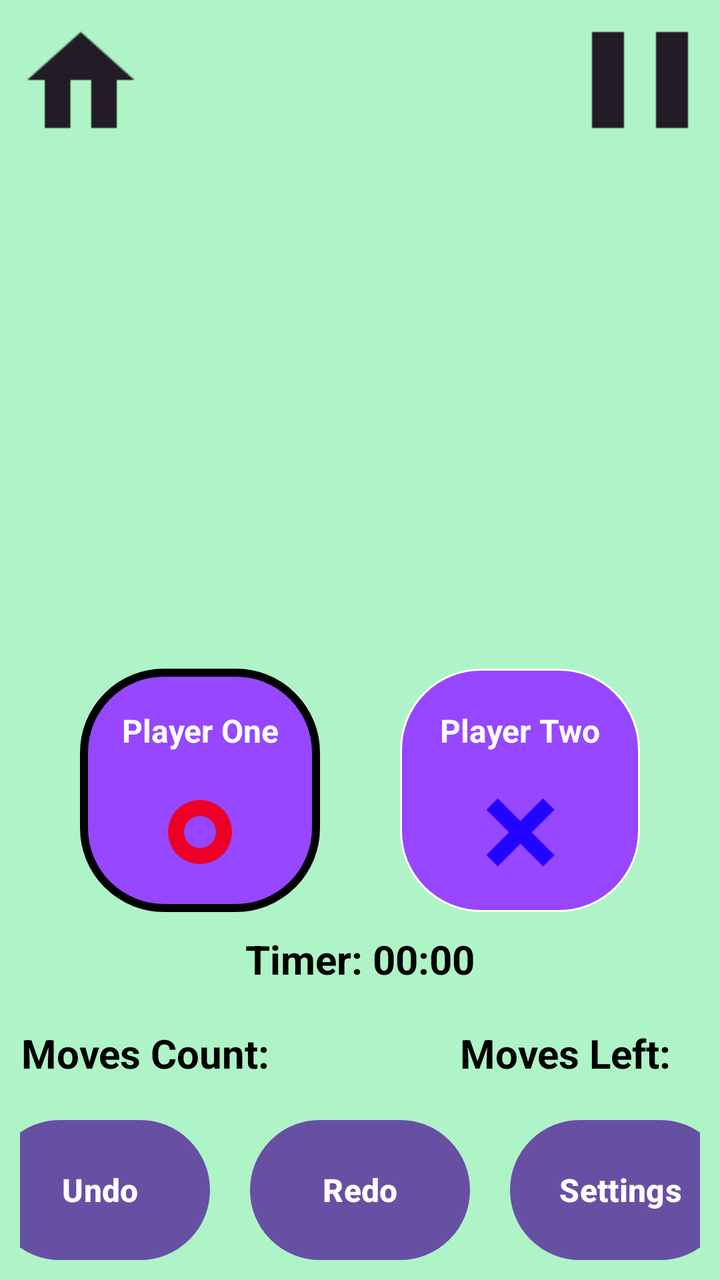
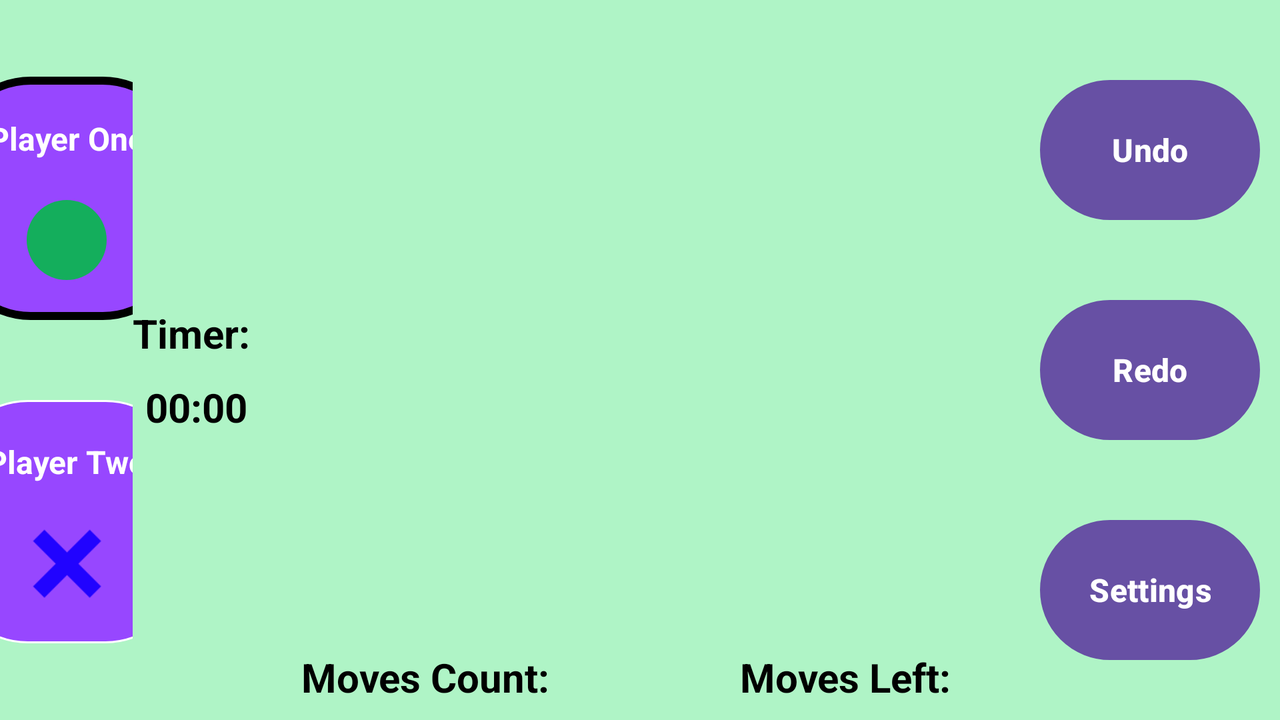

First picture: res/layout/ on a phone held upright. Second picture: the repository's own variant of that layout, on a device whose configuration matches the variant's folder. Source for both follows.
<!-- AndroidManifest.xml: application theme Theme.ScrollTute5prep -->
<!-- res/layout/fragment_game.xml -->
<?xml version="1.0" encoding="utf-8"?>
<RelativeLayout xmlns:android="http://schemas.android.com/apk/res/android"
    xmlns:tools="http://schemas.android.com/tools"
    android:layout_width="match_parent"
    android:layout_height="match_parent"
    tools:context=".game.InGameFragment"
    android:background="@color/green">

    <RelativeLayout
        android:layout_width="match_parent"
        android:layout_height="wrap_content"
        android:layout_alignParentTop="true"
        android:orientation="horizontal"
        android:layout_above="@id/playerIcons">

        <ImageView
            android:id="@+id/homeButton"
            android:layout_width="80dp"
            android:layout_height="80dp"
            android:src="@drawable/home_black"
            android:layout_alignParentLeft="true"/>

        <ImageView
            android:id="@+id/pauseButton"
            android:layout_width="80dp"
            android:layout_height="80dp"
            android:src="@drawable/pause_black"
            android:layout_alignParentRight="true"/>
    </RelativeLayout>

    
    <LinearLayout
        android:id="@+id/playerIcons"
        android:layout_above="@id/timerLayout"
        android:layout_width="match_parent"
        android:layout_height="wrap_content"
        android:gravity="center"
        android:orientation="horizontal">

        
        <LinearLayout
            android:id="@+id/playerOneLayout"
            android:layout_width="120dp"
            android:layout_height="wrap_content"
            android:orientation="vertical"
            android:background="@drawable/purple_button_red_border"
            android:gravity="center">

            <TextView

                android:id="@+id/playerOneName"
                android:layout_width="match_parent"
                android:layout_height="wrap_content"
                android:text="Player One"
                android:layout_marginTop="20dp"
                android:textColor="@color/white"
                android:textStyle="bold"
                android:textSize="16sp"
                android:gravity="center"/>
            <ImageView
                android:id="@+id/playerOneProfile"
                android:layout_gravity="center"
                android:layout_width="40dp"
                android:layout_height="40dp"
                android:src="@drawable/circle_marker_red"
                android:layout_marginTop="20dp"
                android:layout_marginBottom="20dp"/>
        </LinearLayout>

        
        <LinearLayout
            android:id="@+id/playerTwoLayout"
            android:layout_marginStart="40dp"
            android:layout_width="120dp"
            android:layout_height="wrap_content"
            android:orientation="vertical"
            android:background="@drawable/purple_button_white_border"
            android:gravity="center">

            <TextView
                android:id="@+id/playerTwoName"
                android:layout_width="match_parent"
                android:layout_height="wrap_content"
                android:text="Player Two"
                android:layout_marginTop="20dp"
                android:textColor="@color/white"
                android:textStyle="bold"
                android:textSize="16sp"
                android:gravity="center"/>

            <ImageView
                android:id="@+id/playerTwoProfile"
                android:layout_gravity="center"
                android:layout_width="40dp"
                android:layout_height="40dp"
                android:src="@drawable/cross_marker_blue"
                android:layout_marginTop="20dp"
                android:layout_marginBottom="20dp"/>
        </LinearLayout>

    </LinearLayout>

    
    <LinearLayout
        android:layout_above="@+id/board"
        android:id="@+id/timerLayout"
        android:layout_width="match_parent"
        android:layout_height="wrap_content"
        android:orientation="horizontal"
        android:gravity="center">

        <TextView
            android:layout_width="wrap_content"
            android:layout_height="match_parent"
            android:textSize="20sp"
            android:textStyle="bold"
            android:textColor="@color/black"
            android:gravity="center"
            android:text="Timer: "
            android:layout_marginTop="10dp"
            android:layout_marginBottom="10dp"/>

        <Chronometer
            android:id="@+id/timer"
            android:layout_width="wrap_content"
            android:layout_height="wrap_content"
            android:textSize="20sp"
            android:textStyle="bold"
            android:textColor="@color/black"
            android:gravity="center"
            android:layout_marginTop="10dp"
            android:layout_marginBottom="10dp"/>

    </LinearLayout>

    
    <LinearLayout
        android:id="@+id/board"
        android:layout_width="match_parent"
        android:layout_height="wrap_content"
        android:layout_marginStart="20dp"
        android:layout_marginEnd="20dp"
        android:orientation="vertical"
        android:background="@drawable/board"
        android:layout_above="@id/movesTexts">


    </LinearLayout>


    
    <LinearLayout
        android:id="@+id/movesTexts"
        android:layout_above="@id/bottomButtons"
        android:layout_width="match_parent"
        android:layout_height="wrap_content"
        android:gravity="center"
        android:orientation="horizontal"
        android:weightSum="2"
        android:layout_marginTop="10dp">

        <TextView
            android:id="@+id/movesCount"
            android:layout_width="170dp"
            android:layout_height="wrap_content"
            android:textSize="20sp"
            android:textStyle="bold"
            android:textColor="@color/black"
            android:text="Moves Count: "
            android:gravity="center"/>

        <TextView
            android:id="@+id/movesLeft"
            android:layout_width="170dp"
            android:layout_height="wrap_content"
            android:textSize="20sp"
            android:textStyle="bold"
            android:textColor="@color/black"
            android:layout_marginStart="40dp"
            android:text="Moves Left: "
            android:gravity="center"/>

    </LinearLayout>

    
    <LinearLayout
        android:id="@+id/bottomButtons"
        android:layout_width="match_parent"
        android:layout_height="wrap_content"
        android:layout_alignParentBottom="true"
        android:layout_marginTop="20dp"
        android:layout_marginBottom="10dp"
        android:layout_marginStart="10dp"
        android:layout_marginEnd="10dp"
        android:gravity="center"
        android:orientation="horizontal">

        <Button
            android:id="@+id/undoButton"
            android:layout_width="110dp"
            android:layout_height="70dp"
            android:textSize="16sp"
            android:textStyle="bold"
            android:textColor="@color/white"
            android:layout_gravity="center"
            android:text="Undo"
            android:background="@drawable/purple_button_white_border"/>

        <Button
            android:id="@+id/redoButton"
            android:layout_marginStart="20dp"
            android:layout_width="110dp"
            android:layout_height="70dp"
            android:textSize="16sp"
            android:textStyle="bold"
            android:textColor="@color/white"
            android:layout_gravity="center"
            android:text="Redo"
            android:background="@drawable/purple_button_white_border"/>

        <Button
            android:id="@+id/settingsButton"
            android:layout_marginStart="20dp"
            android:layout_width="110dp"
            android:layout_height="70dp"
            android:textSize="16sp"
            android:textStyle="bold"
            android:textColor="@color/white"
            android:layout_gravity="center"
            android:text="Settings"
            android:background="@drawable/purple_button_white_border"/>
    </LinearLayout>
</RelativeLayout>
<!-- resources referenced by this layout -->
<resources>
  <color name="black">#FF000000</color>
  <color name="green">#AFF4C6</color>
  <color name="white">#FFFFFFFF</color>
  <!-- drawable board (drawable) -->
  <?xml version="1.0" encoding="utf-8"?>
  <shape xmlns:android="http://schemas.android.com/apk/res/android"
      android:shape="rectangle">
  
      <solid android:color="@color/grey"/>
      <corners android:radius="20dp"/>
  
  
  </shape>
  <!-- drawable circle_marker_red: png bitmap (drawable, 2649 bytes) -->
  <!-- drawable cross_marker_blue: png bitmap (drawable, 1717 bytes) -->
  <!-- drawable home_black: png bitmap (drawable, 908 bytes) -->
  <!-- drawable pause_black: png bitmap (drawable, 365 bytes) -->
  <!-- drawable purple_button_red_border (drawable) -->
  <?xml version="1.0" encoding="utf-8"?>
  <shape xmlns:android="http://schemas.android.com/apk/res/android"
      android:shape="rectangle">
      <corners android:radius="40dp"/>
  
  
      <solid android:color="@color/purple"/>
      <stroke android:color="@color/red"
          android:width="4dp"/>
  
  
  </shape>
  <!-- drawable purple_button_white_border (drawable) -->
  <?xml version="1.0" encoding="utf-8"?>
  <shape xmlns:android="http://schemas.android.com/apk/res/android"
      android:shape="rectangle">
      <corners android:radius="40dp"/>
  
  
      <solid android:color="@color/purple"/>
      <stroke android:color="@color/white"
          android:width="1dp"/>
  
  
  </shape>
  <style name="Theme.ScrollTute5prep" parent="Base.Theme.ScrollTute5prep" />
  <color name="purple">#9747FF</color>
  <style name="Base.Theme.ScrollTute5prep" parent="Theme.Material3.DayNight.NoActionBar">
          
          
      </style>
</resources>
<!-- res/layout-land/fragment_game.xml (the repository's variant of the layout above) -->
<!-- drawn on the phone turned sideways -->
<?xml version="1.0" encoding="utf-8"?>
<RelativeLayout xmlns:android="http://schemas.android.com/apk/res/android"
    xmlns:tools="http://schemas.android.com/tools"
    android:layout_width="match_parent"
    android:layout_height="match_parent"
    tools:context=".game.InGameFragment"
    android:background="@color/green">

    <RelativeLayout
        android:layout_width="wrap_content"
        android:layout_height="match_parent"
        android:layout_alignParentLeft="true"
        android:orientation="vertical"
        android:layout_toLeftOf="@id/playerIcons">

        <ImageView
            android:id="@+id/homeButton"
            android:layout_width="80dp"
            android:layout_height="80dp"
            android:src="@drawable/home_black"
            android:layout_alignParentBottom="true"/>

        <ImageView
            android:id="@+id/pauseButton"
            android:layout_width="80dp"
            android:layout_height="80dp"
            android:src="@drawable/pause_black"
            android:layout_alignParentTop="true"/>
    </RelativeLayout>

    
    <LinearLayout
        android:id="@+id/playerIcons"
        android:layout_toLeftOf="@id/timerLayout"
        android:layout_width="wrap_content"
        android:layout_height="match_parent"
        android:gravity="center"
        android:orientation="vertical">

        
        <LinearLayout
            android:id="@+id/playerOneLayout"
            android:layout_width="120dp"
            android:layout_height="wrap_content"
            android:orientation="vertical"
            android:background="@drawable/purple_button_red_border"
            android:gravity="center">

            <TextView

                android:id="@+id/playerOneName"
                android:layout_width="match_parent"
                android:layout_height="wrap_content"
                android:text="Player One"
                android:layout_marginTop="20dp"
                android:textColor="@color/white"
                android:textStyle="bold"
                android:textSize="16sp"
                android:gravity="center"/>
            <ImageView
                android:id="@+id/playerOneProfile"
                android:layout_gravity="center"
                android:layout_width="40dp"
                android:layout_height="40dp"
                android:src="@drawable/circle"
                android:layout_marginTop="20dp"
                android:layout_marginBottom="20dp"/>
        </LinearLayout>

        
        <LinearLayout
            android:id="@+id/playerTwoLayout"
            android:layout_width="120dp"
            android:layout_marginTop="40dp"
            android:layout_height="wrap_content"
            android:orientation="vertical"
            android:background="@drawable/purple_button_white_border"
            android:gravity="center">

            <TextView
                android:id="@+id/playerTwoName"
                android:layout_width="match_parent"
                android:layout_height="wrap_content"
                android:text="Player Two"
                android:layout_marginTop="20dp"
                android:textColor="@color/white"
                android:textStyle="bold"
                android:textSize="16sp"
                android:gravity="center"/>

            <ImageView
                android:id="@+id/playerTwoProfile"
                android:layout_gravity="center"
                android:layout_width="40dp"
                android:layout_height="40dp"
                android:src="@drawable/cross_marker_blue"
                android:layout_marginTop="20dp"
                android:layout_marginBottom="20dp"/>
        </LinearLayout>

    </LinearLayout>

    
    <LinearLayout
        android:layout_toLeftOf="@+id/dsds"
        android:id="@+id/timerLayout"
        android:layout_width="wrap_content"
        android:layout_height="match_parent"
        android:orientation="vertical"
        android:gravity="center">

        <TextView
            android:layout_width="match_parent"
            android:layout_height="wrap_content"
            android:textSize="20sp"
            android:textStyle="bold"
            android:textColor="@color/black"
            android:gravity="center"
            android:text="Timer: "
            android:layout_marginTop="10dp"
            android:layout_marginBottom="10dp"/>
        <Chronometer
            android:id="@+id/timer"
            android:layout_width="match_parent"
            android:layout_height="wrap_content"
            android:textSize="20sp"
            android:textStyle="bold"
            android:textColor="@color/black"
            android:gravity="center" />


    </LinearLayout>

    <LinearLayout
        android:id="@+id/dsds"
        android:layout_width="wrap_content"
        android:layout_height="match_parent"
        android:orientation="vertical"
        android:layout_toLeftOf="@id/bottomButtons"
        android:weightSum="19"
        android:gravity="center">

        
        <LinearLayout
            android:id="@+id/board"

            android:layout_width="wrap_content"
            android:layout_height="match_parent"
            android:layout_marginTop="20dp"
            android:layout_marginBottom="20dp"
            android:background="@drawable/board"
            android:orientation="horizontal"
            android:layout_weight="18">

        </LinearLayout>

        <LinearLayout
            android:id="@+id/movesTexts"
            android:layout_width="wrap_content"
            android:layout_height="wrap_content"
            android:layout_marginBottom="10dp"
            android:layout_weight="1"
            android:gravity="center"
            android:orientation="horizontal"
            android:weightSum="2">

            <TextView
                android:id="@+id/movesCount"
                android:layout_width="170dp"
                android:layout_height="wrap_content"
                android:gravity="center"
                android:text="Moves Count: "
                android:textColor="@color/black"
                android:textSize="20sp"
                android:textStyle="bold"
                android:maxLines="2"/>

            <TextView
                android:id="@+id/movesLeft"
                android:layout_width="170dp"
                android:layout_height="wrap_content"
                android:layout_marginStart="40dp"
                android:gravity="center"
                android:text="Moves Left: "
                android:textColor="@color/black"
                android:textSize="20sp"
                android:textStyle="bold"
                android:maxLines="2"/>

        </LinearLayout>

    </LinearLayout>



    

    
    <LinearLayout
        android:id="@+id/bottomButtons"
        android:layout_width="wrap_content"
        android:layout_height="match_parent"
        android:layout_alignParentRight ="true"
        android:layout_marginTop="20dp"
        android:layout_marginBottom="10dp"
        android:layout_marginStart="10dp"
        android:layout_marginEnd="10dp"
        android:gravity="center"
        android:orientation="vertical">

        <Button
            android:id="@+id/undoButton"
            android:layout_width="110dp"
            android:layout_height="70dp"
            android:textSize="16sp"
            android:textStyle="bold"
            android:textColor="@color/white"
            android:layout_gravity="center"
            android:text="Undo"
            android:background="@drawable/purple_button_white_border"/>

        <Button
            android:id="@+id/redoButton"
            android:layout_marginTop="40dp"
            android:layout_width="110dp"
            android:layout_height="70dp"
            android:textSize="16sp"
            android:textStyle="bold"
            android:textColor="@color/white"
            android:layout_gravity="center"
            android:text="Redo"
            android:background="@drawable/purple_button_white_border"/>

        <Button
            android:id="@+id/settingsButton"
            android:layout_marginTop="40dp"
            android:layout_width="110dp"
            android:layout_height="70dp"
            android:textSize="16sp"
            android:textStyle="bold"
            android:textColor="@color/white"
            android:layout_gravity="center"
            android:text="Settings"
            android:background="@drawable/purple_button_white_border"/>
    </LinearLayout>
</RelativeLayout>
<!-- resources referenced by the variant -->
<!-- as the phone turned sideways resolves them -->
<resources>
  <color name="black">#FF000000</color>
  <color name="green">#AFF4C6</color>
  <color name="white">#FFFFFFFF</color>
  <!-- drawable board (drawable) -->
  <?xml version="1.0" encoding="utf-8"?>
  <shape xmlns:android="http://schemas.android.com/apk/res/android"
      android:shape="rectangle">
  
      <solid android:color="@color/grey"/>
      <corners android:radius="20dp"/>
  
  
  </shape>
  <!-- drawable circle (drawable) -->
  <?xml version="1.0" encoding="utf-8"?>
  <shape
      xmlns:android="http://schemas.android.com/apk/res/android"
      android:shape="rectangle">
      <corners
          android:radius="300dp"/>
      <solid
          android:color="@color/dark_green"/>
  </shape>
  <!-- drawable cross_marker_blue: png bitmap (drawable, 1717 bytes) -->
  <!-- drawable home_black: png bitmap (drawable, 908 bytes) -->
  <!-- drawable pause_black: png bitmap (drawable, 365 bytes) -->
  <!-- drawable purple_button_red_border (drawable) -->
  <?xml version="1.0" encoding="utf-8"?>
  <shape xmlns:android="http://schemas.android.com/apk/res/android"
      android:shape="rectangle">
      <corners android:radius="40dp"/>
  
  
      <solid android:color="@color/purple"/>
      <stroke android:color="@color/red"
          android:width="4dp"/>
  
  
  </shape>
  <!-- drawable purple_button_white_border (drawable) -->
  <?xml version="1.0" encoding="utf-8"?>
  <shape xmlns:android="http://schemas.android.com/apk/res/android"
      android:shape="rectangle">
      <corners android:radius="40dp"/>
  
  
      <solid android:color="@color/purple"/>
      <stroke android:color="@color/white"
          android:width="1dp"/>
  
  
  </shape>
  <style name="Theme.ScrollTute5prep" parent="Base.Theme.ScrollTute5prep" />
  <color name="dark_green">#14AE5C</color>
  <color name="purple">#9747FF</color>
  <style name="Base.Theme.ScrollTute5prep" parent="Theme.Material3.DayNight.NoActionBar">
          
          
      </style>
</resources>
